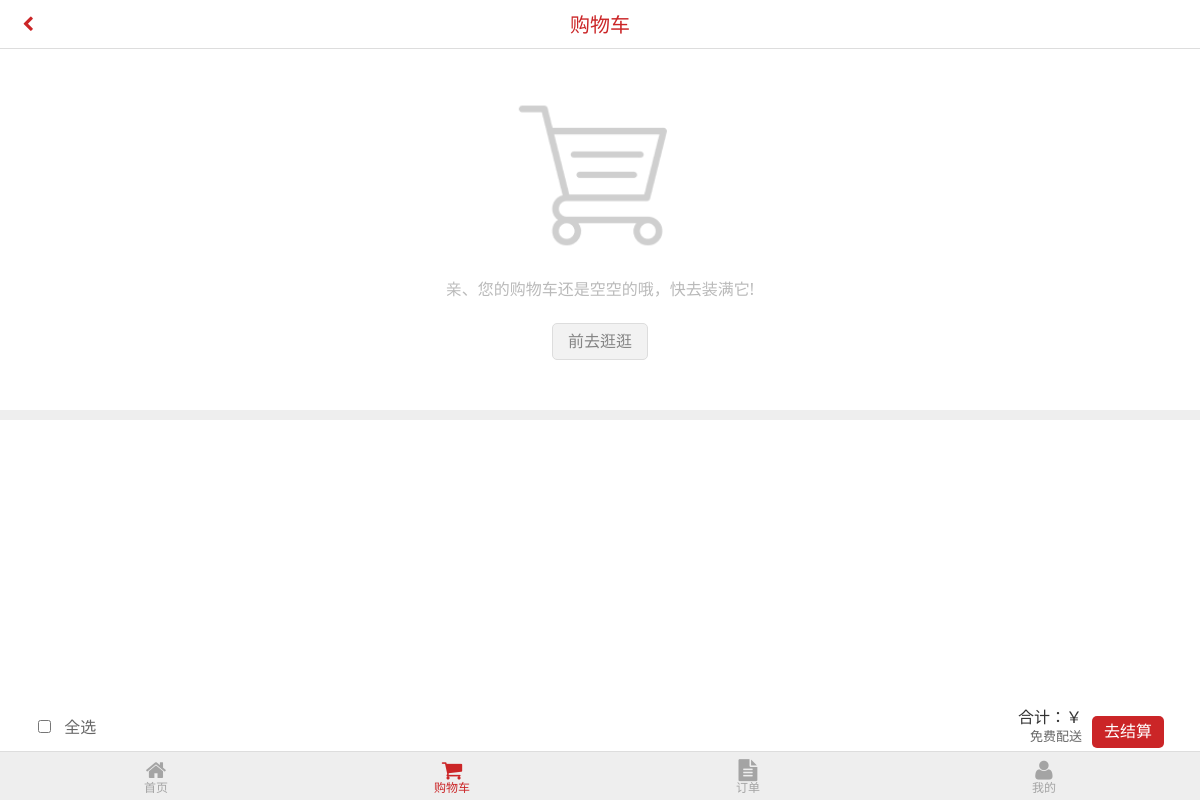
The page /shopcart.html (signed in) on the database as committed earlier.
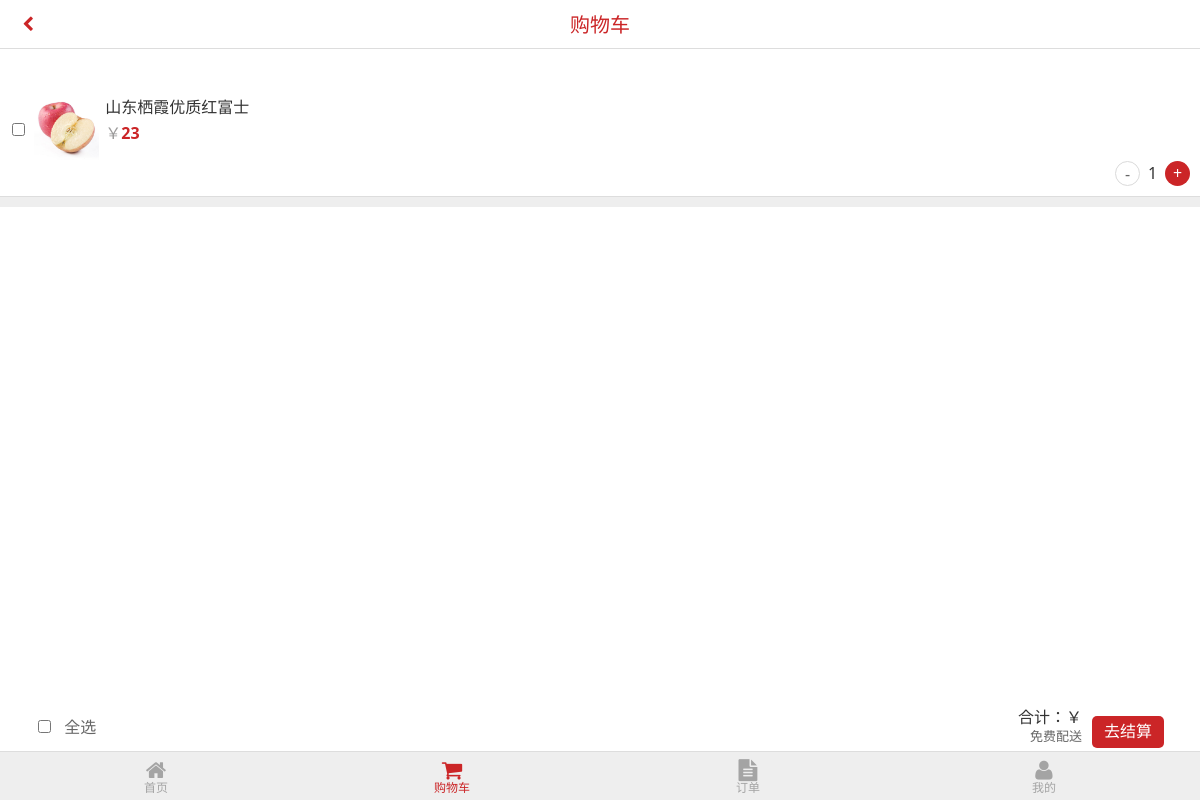
The same page on the database as committed later.
### Shop/models.py (models this page shows, shortened)
class goods(models.Model):
    sale = models.IntegerField(default=0)
    title = models.CharField(max_length=150, default='')
    price = models.IntegerField(default=0)
    pic_url = models.CharField(max_length=150, default='')
    pic_url_detail = models.CharField(max_length=150, default='')
    goods_shopcart_number = models.IntegerField(default=0)
    goods_order_number = models.IntegerField(default=0)
    goods_to_shopcart = models.ManyToManyField(shopcart, null=True, blank=True)
    goods_to_order = models.ManyToManyField(order, null=True, blank=True)
    goods_to_user = models.ManyToManyField(settings.AUTH_USER_MODEL, null=True, blank=True)#收藏
    goods_to_category = models.ForeignKey(category, on_delete=models.CASCADE, null=True, blank=True)

### Shop/views.py (the view, shortened to what this page needs)
# urls.py: path('shopcart.html', views.shopcart_views, name='shopcart'),
@login_required
def shopcart_views(req):
    user = User.objects.get(username=req.user.username)
    user = User.objects.get(username=req.user.username)
    goods_list = user.shopcart.goods_set.all()
    return render(req, 'shopcart.html', {"goods_list": goods_list, "shopcart": user.shopcart})

### templates/shopcart.html (shortened to what this page needs)
{% load static %}
<!DOCTYPE html>
<html>
<head>
    <link href="{% static 'css/amazeui.min.css'%}" rel="stylesheet" type="text/css"/>
    <link href="{% static 'css/style.css'%}" rel="stylesheet" type="text/css"/>
</head>
<body>
<header data-am-widget="header" class="am-header am-header-default sq-head ">
    <div class="am-header-left am-header-nav">
        <a href="javascript:history.back()" class="">
            <i class="am-icon-chevron-left"></i>
        </a>
    </div>
    <h1 class="am-header-title">
        <a href="" class="">购物车</a>
    </h1>
</header>
<div style="height: 49px;"></div>
{% if not goods_list %}
<div class="login-logo">
    <img src="{% static 'images/care.png'%}">
    <p>亲、您的购物车还是空空的哦，快去装满它!</p>
    <a href="/index.html" class="goshopping">前去逛逛</a>
</div>
{% endif %}
<ul class="shopcart-list">
    {% for goods in goods_list %}
    <li>
        <label class="am-checkbox am-warning">
            <input type="checkbox" name="check" value="{{goods.id}}" onclick="sum()">
        </label>
        <img src="{{goods.pic_url}}" class="shop-pic"/>
        <div class="shop-list-mid">
            <div class="tit">{{goods.title}}</div>
            <p>￥<b class="shop-list-price">{{goods.price}} </b></p>
        </div>
        <div class="list-cart1">
            <div class="d-stock">
                <a class="decrease">-</a>
                <input id="num" readonly="" class="text_box" name="num" type="text"
                       value="{{goods.goods_shopcart_number}}">
                <a class="increase">+</a>
            </div>
        </div>
    </li>
    {% endfor%}
    <div style="height: 10px; background: #eee;"></div>
</ul>
<div class="shop-fix">
    <label class="am-checkbox am-warning">
        <input id="all" onclick="checkall();sum();" type="checkbox">
    </label>
    <a class="del">全选</a>
    <a href="javascript:post()" class="js-btn" onclick="check()" name="tureorder">去结算</a>
    <div class="js-text">
        <P>合计：￥<b id="goodsallprice"></b></P>
        <p class="js-car">免费配送</p>
    </div>
</div>
<div style="height: 55px;"></div>
<div data-am-widget="navbar" class="am-navbar am-cf am-navbar-default sq-foot am-no-layout" id="">
    <ul class="am-navbar-nav am-cf am-avg-sm-5">
        <li>
            <a href="/index.html" class="">
                <span class="am-icon-home"></span>
                <span class="am-navbar-label">首页</span>
            </a>
        </li>
        <li>
            <a href="{% url 'shopcart' %}" class="curr">
                <span class="am-icon-shopping-cart"></span>
                <span class="am-navbar-label">购物车</span>
            </a>
        </li>
        <li>
            <a href="/allorder.html" class="">
                <span class="am-icon-file-text"></span>
                <span class="am-navbar-label">订单</span>
            </a>
        </li>
        <li>
            <a href="/member.html" class="">
                <span class="am-icon-user"></span>
                <span class="am-navbar-label">我的</span>
            </a>
        </li>
    </ul>
</div>
</body>
</html>

Rows that differ between the two databases and show on the page:
added goods: pic_url (picture), title "山东栖霞优质红富士", price "23", num "1"
Other text that changed with them:
text no longer shown: "亲、您的购物车还是空空的哦，快去装满它! 前去逛逛"
